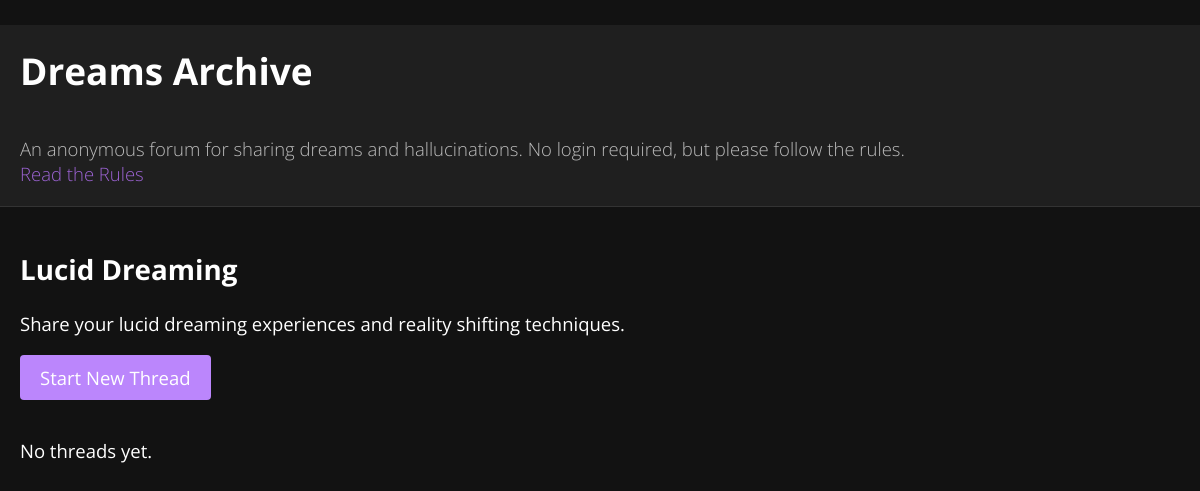
Page /board/4 on the committed database.
### app/models.py (models this page shows, shortened)
class Board(db.Model):
    id = db.Column(db.Integer, primary_key=True)
    name = db.Column(db.String(100), unique=True, nullable=False)
    description = db.Column(db.Text, nullable=False)
    is_static = db.Column(db.Boolean, default=False)

### app/routes.py (the view)
@main_blueprint.route('/board/<int:board_id>')
def thread_list(board_id):
    board = Board.query.get_or_404(board_id)
    threads = board.threads.order_by(Thread.created_at.desc()).all()
    return render_template('threads.html', board=board, threads=threads)

### app/templates/threads.html (shortened to what this page needs)
﻿{% extends 'base.html' %}
{% block content %}
<h2>{{ board.name }}</h2>
<p>{{ board.description }}</p>
<a class='btn' href='{{ url_for("main.new_thread", board_id=board.id) }}'>Start New Thread</a>
<ul>
    {% if threads|length == 0 %}
    <li>No threads yet.</li>
    {% endif %}
</ul>
{% endblock %}

### app/static/css/styles.css (style rules this page uses)
a { color: #9c63d3; text-decoration: none; }
ul { list-style-type: none; padding-left: 0; }
li { margin-bottom: 15px; }
.btn { display: inline-block; padding: 10px 20px; background-color: #bb86fc; color: #ffffff; text-decoration: none; border-radius: 4px; margin-bottom: 20px; }

### rows in the picture
Board: name "Lucid Dreaming", description "Share your lucid dreaming experiences and reality shifting techniques."
